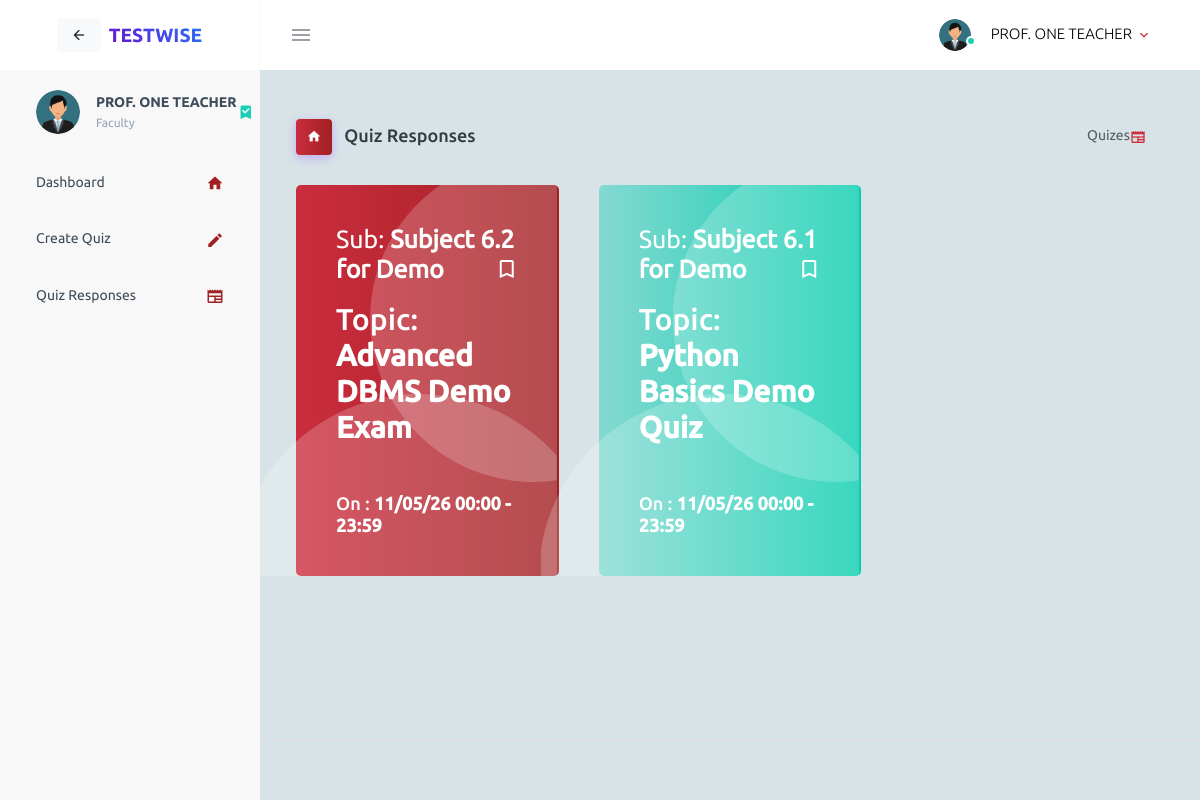
Page /quiz/all_quizes/ (signed in) on the earlier database version.
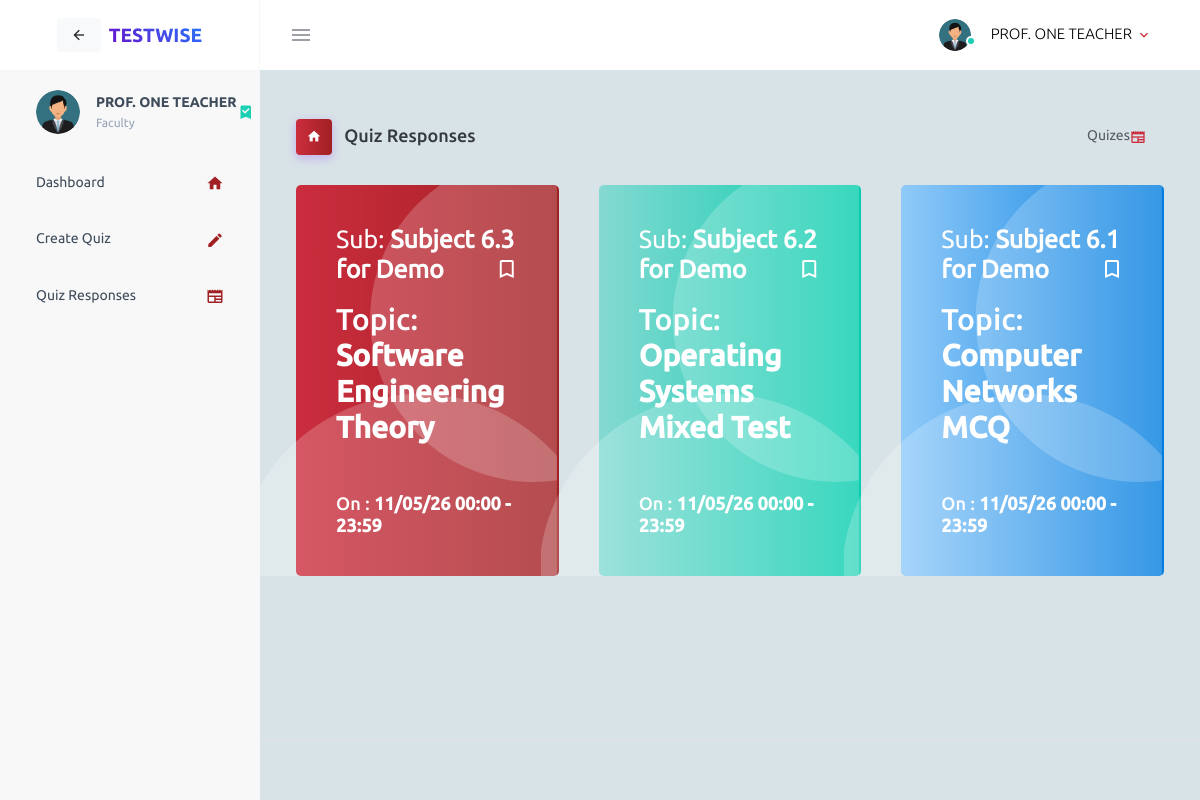
Same page on the later database version.
### tables this page shows
CREATE TABLE `quiz_det` (
  `quiz_id` INTEGER PRIMARY KEY AUTOINCREMENT,
  `q_title` text NOT NULL,
  `q_dept` text NOT NULL,
  `q_sem` text NOT NULL,
  `q_sub` text  ,
  `q_batch` text NOT NULL,
  `q_date` text NOT NULL,
  `quiz_type` TEXT   DEFAULT NULL ,
  `q_timer` int DEFAULT NULL,
  `q_time_start` text NOT NULL,
  `q_time_end` text NOT NULL,
  `q_time_division` text   NOT NULL,
  `show_answer` int NOT NULL ,
  `fac_inserted` text NOT NULL,
  `switch_limit` int NOT NULL,
  `desc_time` int DEFAULT NULL,
  `quiz_status` int DEFAULT NULL,
  `quiz_started` int NOT NULL DEFAULT '0'
);

### quiz/quiz.py (the view, shortened to what this page needs)
@quiz.route('/all_quizes/')
@login_required
def quizes_all():
    mode = session['mode']
    svv = session['svv']
    cursor = mysql.connection.cursor(MySQLdb.cursors.DictCursor)
    qs = list()
    colors = ['bg-gradient-primary2','bg-gradient-success','bg-gradient-info','bg-gradient-warning','bg-gradient-danger','bg-gradient-dark']
    if mode=="Faculty":
        cursor.execute('SELECT quiz_id,q_title,q_sub,q_date,q_time_start,q_time_end FROM quiz_det WHERE fac_inserted =%s ORDER BY quiz_id DESC', [svv])
        records = cursor.fetchall()
        cursor.close()
        for row in records:
            row['q_date'] = datetime.datetime.strptime(row['q_date'], '%Y-%m-%d').strftime('%d/%m/%y')
            qs.append(row)
        return render_template('all_quizes.html', message="", quizes = qs,total_q = len(records),color=colors)

### check_login.py (called while the page is built)
def login_required(f):
    @wraps(f)
    def decorated(*args, **kwargs):
        if 'login' in session:
            return f(*args, **kwargs)
        else:
            return redirect(url_for('show_login'))
    return decorated

### sqlite_shim.py (called while the page is built)
    def execute(self, query, params=None):
        query = query.replace('%s', '?')
        if params:
            if not isinstance(params, (list, tuple, dict)):
                params = (params,)
            self.cursor.execute(query, params)
        else:
            self.cursor.execute(query)
        self._last_row_id = self.cursor.lastrowid
        self._row_count = self.cursor.rowcount
        return self.cursor

    def fetchall(self):
        return self.cursor.fetchall()

    def close(self):
        self.cursor.close()

    def _dict_factory(self, cursor, row):
        d = {}
        for idx, col in enumerate(cursor.description):
            d[col[0]] = row[idx]
        return d

    def cursor(self, cursor_type=None):
        return SQLiteCursor(self._conn.cursor())

### quiz/templates/all_quizes.html (shortened to what this page needs)
<!DOCTYPE html>
<html lang="en">
<head>
    <link rel="stylesheet" href="{{ url_for('static', filename='vendors/mdi/css/materialdesignicons.min.css')}}">
    <link rel="stylesheet" href="{{ url_for('static', filename='vendors/css/vendor.bundle.base.css')}}">
    <link rel="stylesheet" href="/static/css/style.css">
    <link href="{{ url_for('static', filename='css/loader.css')}}" rel="stylesheet" />
</head>
<body onload="message()">
    <div class="container-scroller">
        {% include "nav.html" ignore missing %}
        <div class="container-fluid page-body-wrapper">
            {% include "side_nav.html" ignore missing %}
            <div class="main-panel">
                <div class="content-wrapper" style="background: #d8e3e7;">
                    <div class="page-header">
                        <h3 class="page-title">
                            <span class="page-title-icon bg-gradient-primary2 text-white mr-2">
                  <i class="mdi mdi-home"></i>
                </span> Quiz Responses </h3>
                        <nav aria-label="breadcrumb">
                            <ul class="breadcrumb">
                                <li class="breadcrumb-item active" aria-current="page">
                                    Quizes <i class="mdi mdi-newspaper  icon-sm text-primary2 align-middle"></i>
                                </li>
                            </ul>
                        </nav>
                    </div>
                    <div class="row">
                    {% if quizes %}
                        {% set count = 0 %}
                        {% for quiz in quizes %}
                            {% if (loop.index-1)%6==0 %}
                                {% set count = 0 %}
                            {% elif loop.index<=6 %}
                                {% set count = loop.index-1 %}
                            {% else %}
                                {% set index = (loop.index/6)|round|int %}
                                {% set count = (loop.index-1)-(index*6) %}
                            {% endif %}
                        <div class="col-md-4 stretch-card grid-margin">
                            <div class="card {{color[count]}} card-img-holder text-white">
                                {% if session['mode']=='Student' %}
                                <a class="card-block stretched-link text-decoration-none" href="/quiz/get_quiz?quiz_id={{quiz.quiz_id}}">
                                {% else %}
                                <a class="card-block stretched-link text-decoration-none" href="/quiz/get_response?quiz_id={{quiz.quiz_id}}">
                                {% endif %}
                                    <div class="card-body" style="color: white;">
                                        <img src="{{ url_for('static', filename='images/dashboard/circle.svg')}}" class="card-img-absolute" alt="circle-image" />
                                        <h3 class="font-weight-normal mb-3">Sub: <b>{{quiz.q_sub}}</b><i class="mdi mdi-bookmark-outline mdi-24px float-right"></i>
                                        </h3>
                                        <h2 class="mb-5">Topic: <b>{{quiz.q_title}}</b></h2>
                                        <h4 class="card-text">On : <b>{{quiz.q_date}}          {{quiz.q_time_start}} - {{quiz.q_time_end}}</b></h4>
                                    </div>
                                </a>
                            </div>
                        </div>
                        {% endfor %}
                        {% endif %}
                    </div>
                </div>
                <footer class="footer" style="background: #d8e3e7;">
                </footer>
            </div>
        </div>
    </div>
</body>
</html>

### templates/nav.html (shortened to what this page needs)
<nav class="navbar default-layout-navbar col-lg-12 col-12 p-0 fixed-top d-flex flex-row">
            <div class="text-center navbar-brand-wrapper d-flex align-items-center justify-content-center" style="border-right: 1px solid #F8F8F8;">
                <button class="btn btn-sm btn-light mr-2" onclick="window.history.back()"><i class="mdi mdi-arrow-left"></i></button>
                <span class="brand-text font-weight-bold" style="background: linear-gradient(45deg, #6a11cb 0%, #2575fc 100%); -webkit-background-clip: text; -webkit-text-fill-color: transparent; font-size: 1.2rem;">TESTWISE</span>
            </div>
            <div class="navbar-menu-wrapper d-flex align-items-stretch">
                <button class="navbar-toggler navbar-toggler align-self-center" type="button" data-toggle="minimize">
            <span class="mdi mdi-menu"></span>
          </button>
                <ul class="navbar-nav navbar-nav-right">
                    <li class="nav-item nav-profile dropdown">
                        <a class="nav-link dropdown-toggle" id="profileDropdown" href="{{url_for('load')}}" data-toggle="dropdown" aria-expanded="false">
                            <div class="nav-profile-img">
                                {% if session['login_mode']=='google' %}
                                    <img src="{{session['img']}}" alt="image">
                                {% elif session['login_mode']=='SVV' %}
                                    <img src="{{session['img']}}" alt="{{session['username']}}">
                                {% else %}
                                    {% if session['gender'] =='M' %}
                                        <img src="{{url_for('static', filename='images/man.png')}}" alt="image">
                                    {% else %}
                                        <img src="{{url_for('static', filename='images/woman.png')}}" alt="image">
                                    {% endif %}
                                {% endif %}
                                <span class="availability-status online"></span>
                            </div>
                            <div class="nav-profile-text">
                                <p class="mb-1 text-black">{{ session['username'] }}</p>
                            </div>
                        </a>
                    </li>
                </ul>
            </div>
        </nav>

### templates/side_nav.html (shortened to what this page needs)
<nav class="sidebar sidebar-offcanvas" id="sidebar" style="background-color: #F8F8F8;">
                <ul class="nav">
                    <li class="nav-item nav-profile">
                        <a href="{{url_for('show_profile')}}" class="nav-link">
                            <div class="nav-profile-image">
                                {% if session['login_mode']=='google' %}
                                    <img src="{{session['img']}}" alt="image">
                                {% elif session['login_mode']=='SVV' %}
                                    <img src="{{session['img']}}" alt="{{session['username']}}">
                                {% else %}
                                    {% if session['gender'] =='M' %}
                                        <img src="{{url_for('static', filename='images/man.png')}}" alt="image">
                                    {% else %}
                                        <img src="{{url_for('static', filename='images/woman.png')}}" alt="image">
                                    {% endif %}
                                {% endif %}
                            </div>
                            <div class="nav-profile-text d-flex flex-column">
                                <span class="font-weight-bold mb-2">{{ session['username'] }}</span>
                                <span class="text-secondary text-small" style="color: #95a4b7 !important;">{{ session['mode'] }}</span>
                            </div>
                            <i class="mdi mdi-bookmark-check text-success nav-profile-badge"></i>
                        </a>
                    </li>
                    <li class="nav-item">
                        <a class="nav-link" href="{{url_for('load')}}">
                            <span class="menu-title">Dashboard</span>
                            <i class="mdi mdi-home menu-icon" style="color: #a12023;"></i>
                        </a>
                    </li>
                    {% if session['mode']=='Faculty' %}
                        <li class="nav-item">
                            <a class="nav-link" href="{{url_for('quiz.create_quiz')}}">
                                <span class="menu-title">Create Quiz</span>
                                <i class="mdi mdi-pencil menu-icon" style="color: #a12023;"></i>
                            </a>
                        </li>
                        <li class="nav-item">
                            <a class="nav-link" href="{{url_for('quiz.quizes_all')}}">
                                <span class="menu-title">Quiz Responses</span>
                                <i class="mdi mdi-newspaper menu-icon" style="color: #a12023;"></i>
                            </a>
                        </li>
                    {% endif %}
                </ul>
            </nav>

Differences in the rows shown:
added quiz_det: q_sub "Subject 6.3 for Demo", q_title "Software Engineering Theory", q_date "11/05/26", q_time_start "00:00", q_time_end "23:59"
changed quiz_det "Subject 6.2 for Demo": q_title "Advanced DBMS Demo Exam" → "Operating Systems Mixed Test"
changed quiz_det "Subject 6.1 for Demo": q_title "Python Basics Demo Quiz" → "Computer Networks MCQ"
